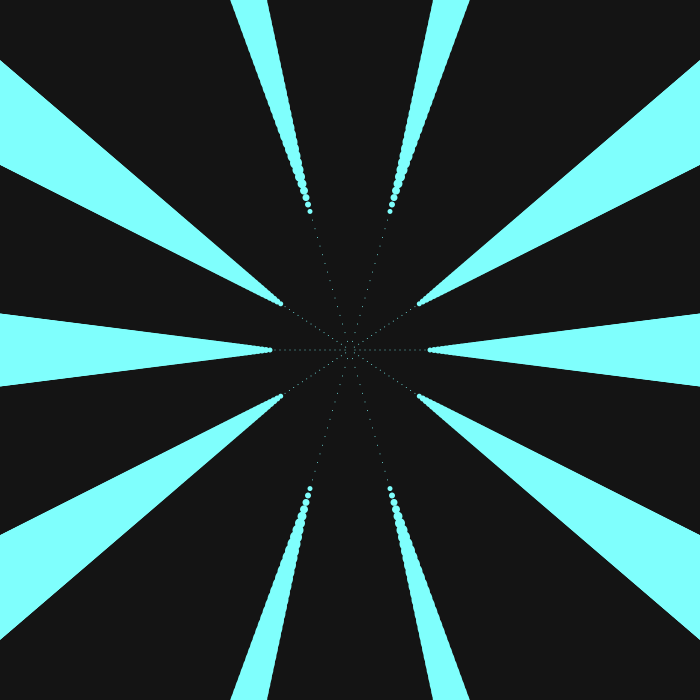
Frame 1 (no input)
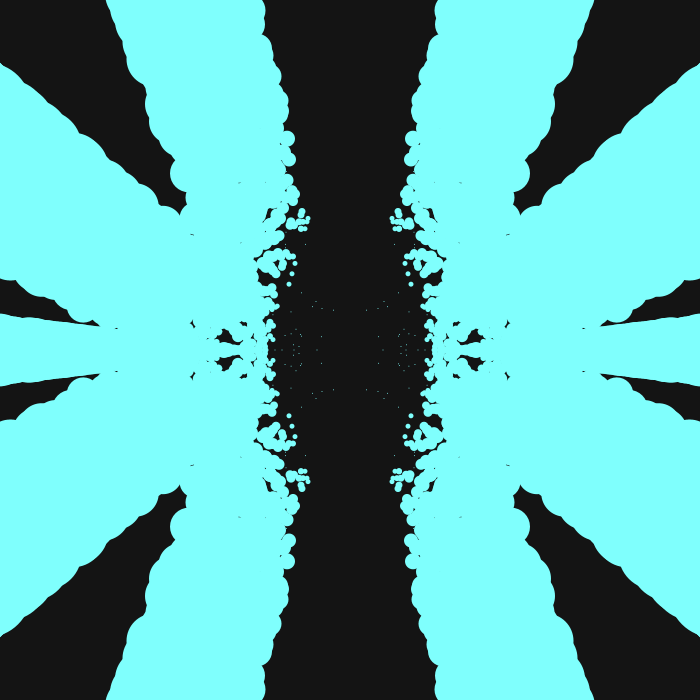
Frame 60 (the mouse pressed at the canvas centre just before this capture)
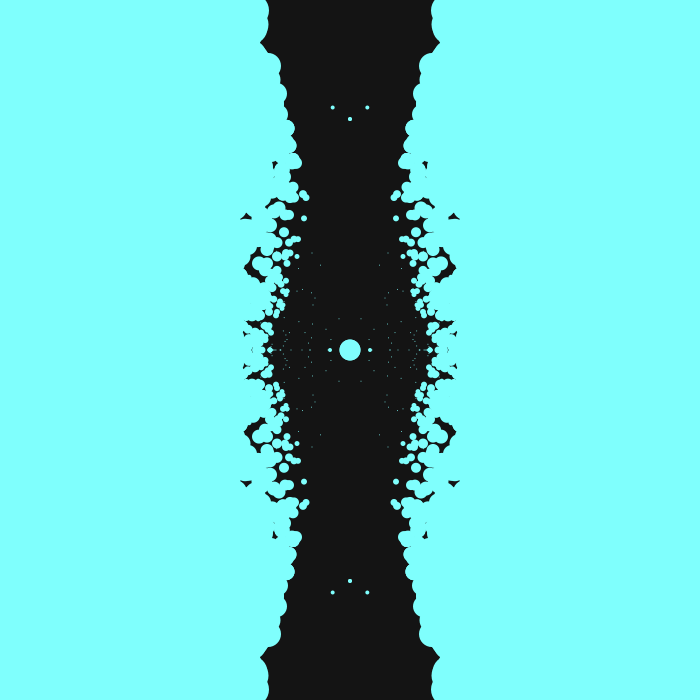
Frame 120 (the mouse held since frame 60 and released just before this capture)

The Processing sketch that drew these frames (run headless with seeded random() and noise(); from frame 60 on, the mouse is pressed at the canvas centre):

// Processing sketch: Craazzy_5_13_15
// ── Craazzy_5_13_15.pde
// MAX INGERSOLL
void setup()
{
  size(700, 700);
  background(20);
}

int counter = 0;
boolean countUp = true;
void draw()
{
  if (counter % 50 == 0)
  background(20);
  if (counter == 150)
    countUp = false;
    
  if (counter == 0)
    countUp = true;

 
  for ( int i = 5 ; i < 100 ; i++ )  {
    polarArray(i*4 + 60, i, width/2, height/2, 2*(int)random(counter));
  }
  if ( counter%10 == 0)
    polarArray(200, 4, width/2, height/2, 2*-counter);
  if ( counter%10 == 0)  {
    for ( int i = 5 ; i < 300 ; i+=5 )  {
    polarArray(i, 1, width/2, height/2, 2*(int)random(counter));
    }
  }
  if (countUp == true)
  counter ++;
  else
  counter --;
}

void mousePressed()
{
 
  
}
public void polarArray(int R, int r, int x, int y, int counter)
{
  
  
  
  int colorVal = (int)map(x, 0, width, 0, 255);
  int satVal = (int)map(y, 0, height, 0, 255);
  colorMode(HSB);
  float theta;
  float prevX = 0;
  float prevY = 0;
  float curX = 0;
  float curY = 0;
    for (int i = 0; i < 12; i++)
  {
    if (i > 0)
    {
    prevX = curX;
    prevY = curY;
    }
    theta = (2 * PI)/(12) * i;
    noStroke();
    fill(colorVal,satVal,255);
    curX = (R + counter) * cos(theta) + x;
    curY = (R - counter) * tan(theta) + y;
    ellipse(curX, curY, r, r);
   
//    if (i > 0)
//    line(prevX, prevY, curX, curY);
   }

}
